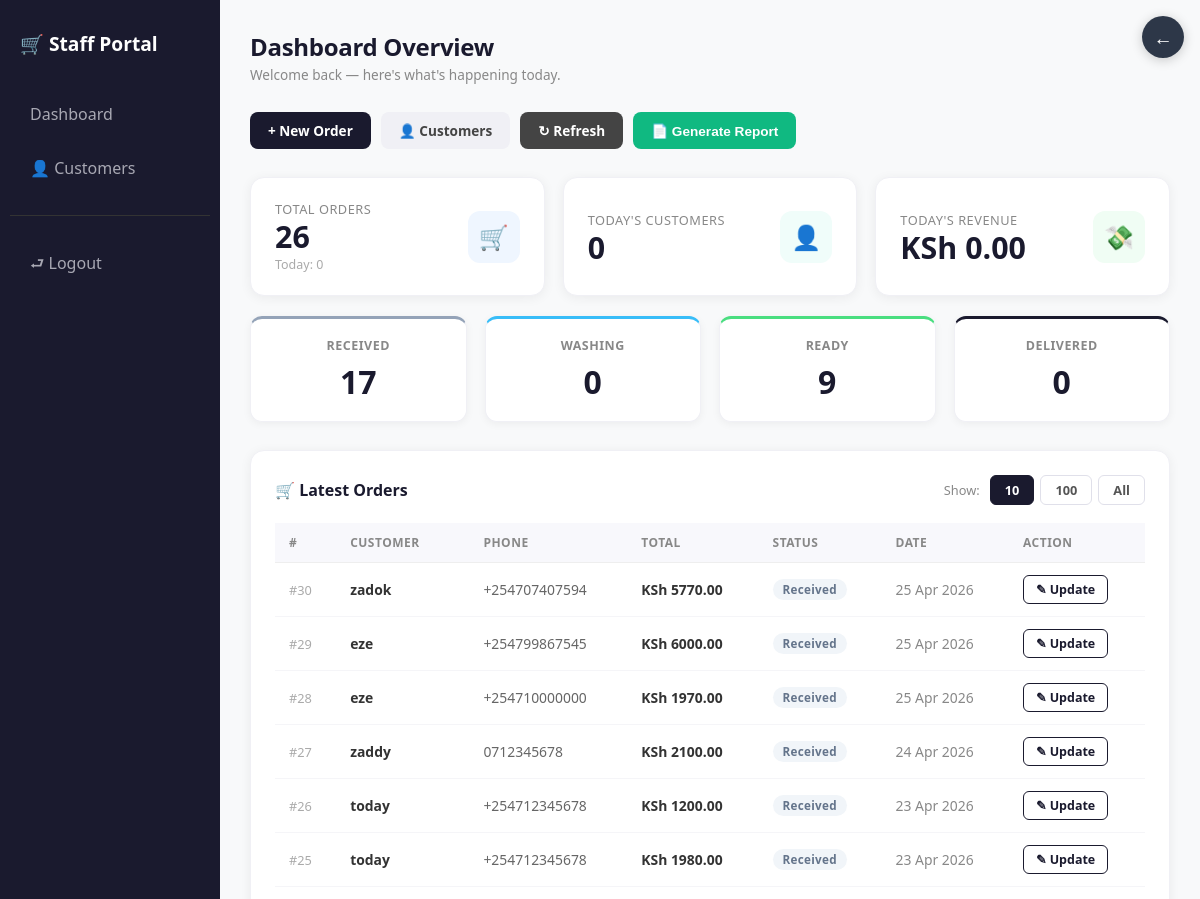
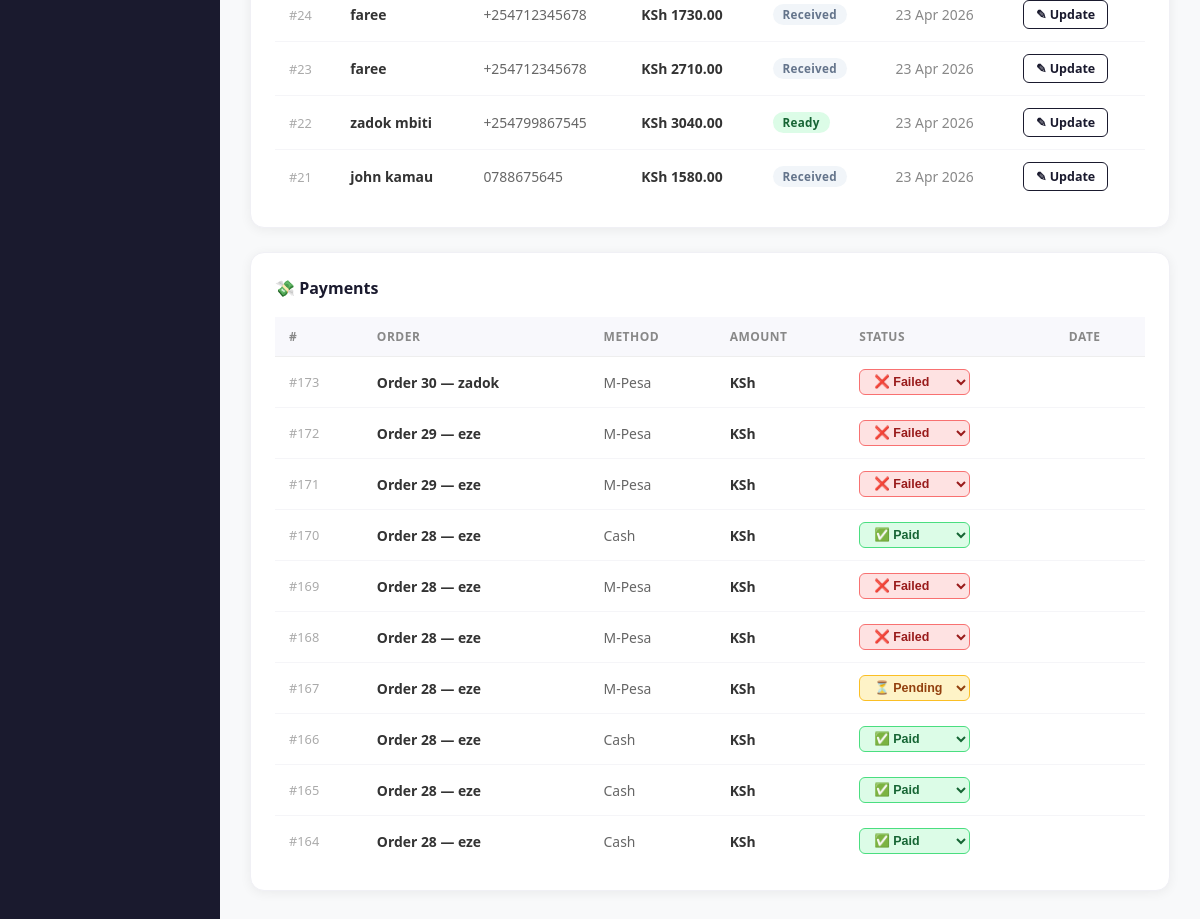
/staff/dashboard/ (signed in), run on an earlier commit of the app's database (2 pictures, top to bottom).
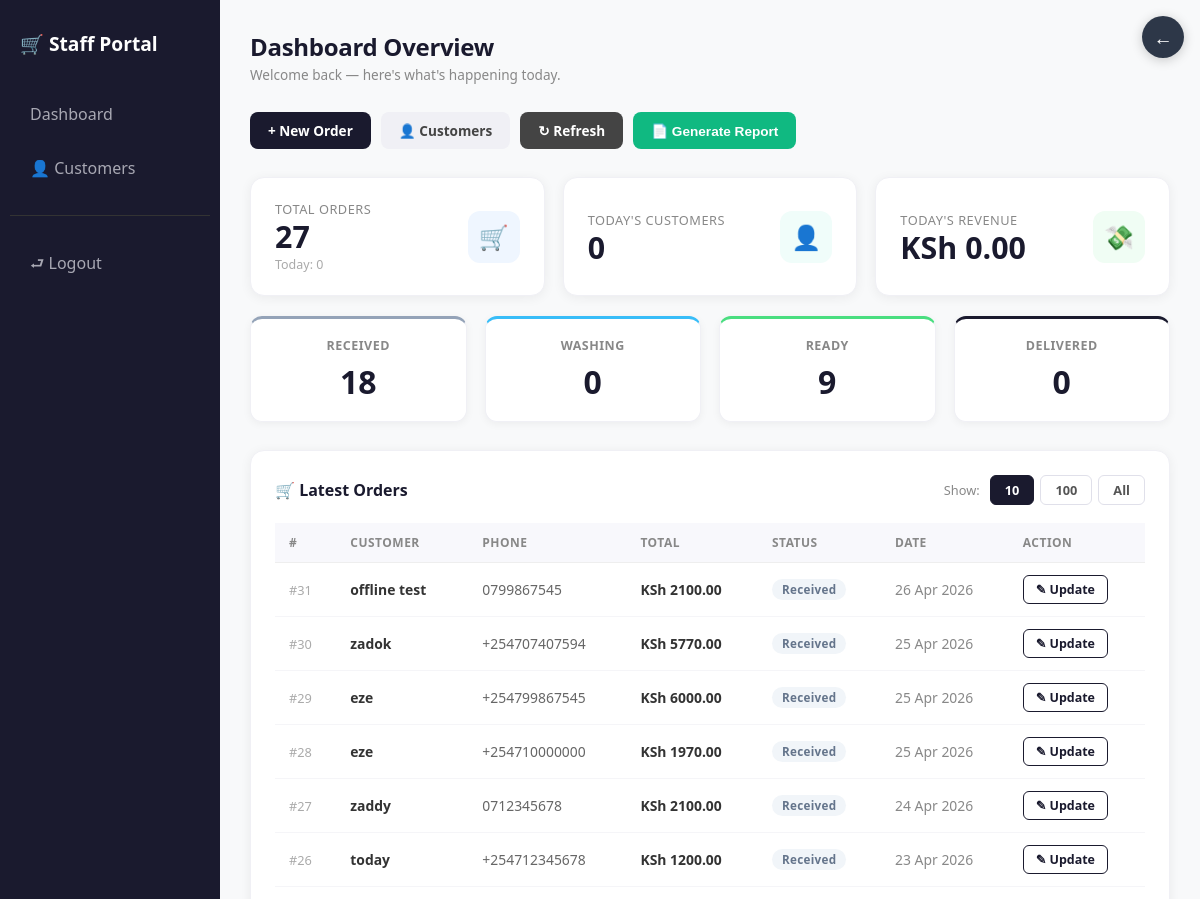
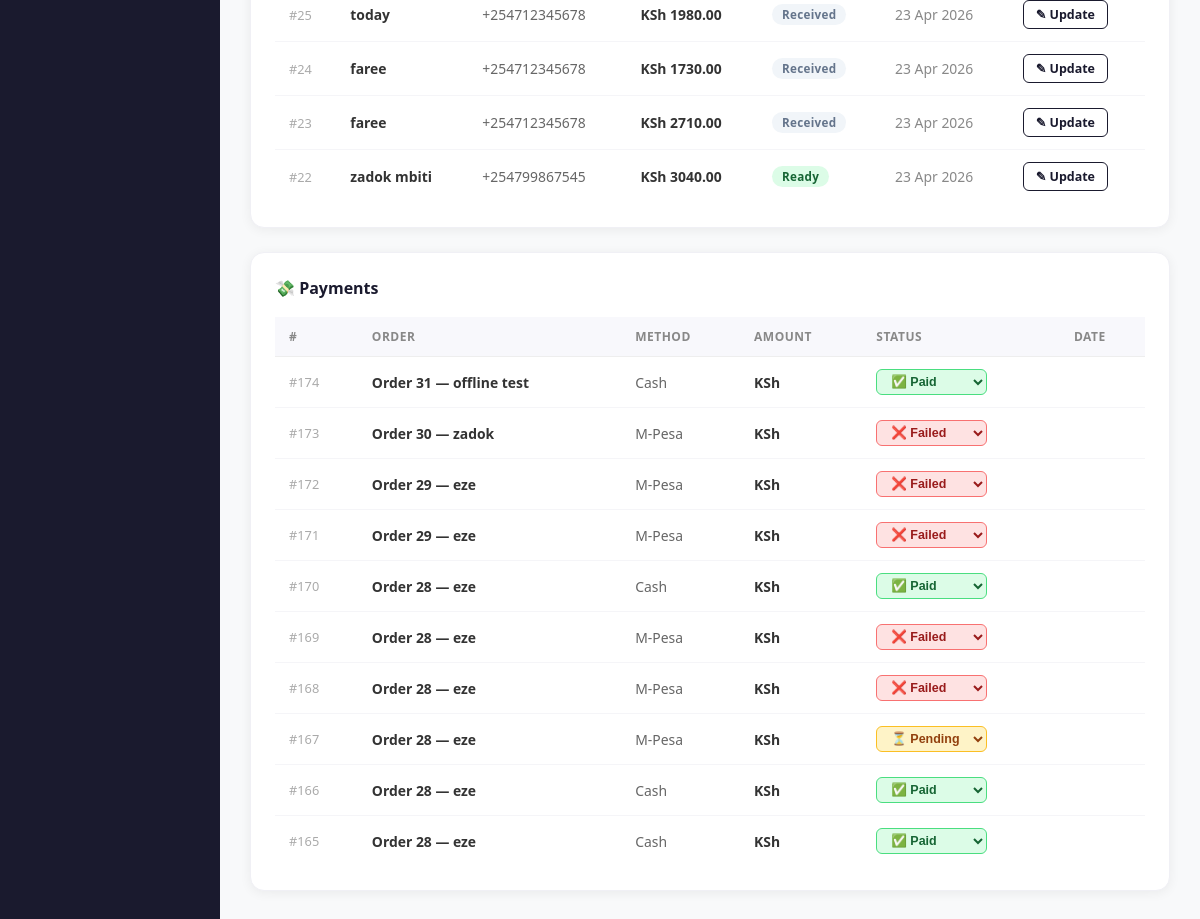
And on a later commit of the database (2 pictures, top to bottom).
### orders/models.py (models this page shows, shortened)
class Order(models.Model):
    STATUS_CHOICES = (
        ('received', 'Received'),
        ('washing', 'Washing'),
        ('drying', 'Drying'),
        ('ready', 'Ready for Pickup'),
        ('delivered', 'Delivered'),
    )
    customer_name = models.CharField(max_length=100)
    phone_number = models.CharField(max_length=13)
    status = models.CharField(
        max_length=20,
        choices=STATUS_CHOICES,
        default='received'
    )
    created_at = models.DateTimeField(auto_now_add=True)
    def total_price(self):
        total = Decimal('0.00')
        try:
            for item in self.items.select_related('service').all():
                try:
                    total += item.total_price()
                except (InvalidOperation, TypeError, ValueError, Exception):
                    continue
        except Exception:
            return Decimal('0.00')
        return total

class OrderItem(models.Model):
    order = models.ForeignKey(
        Order,
        related_name='items',
        on_delete=models.CASCADE
    )
    service = models.ForeignKey(
        Service,
        on_delete=models.CASCADE
    )
    quantity = models.PositiveIntegerField(default=1)
    price = models.DecimalField(max_digits=20, decimal_places=2, default=0)
    def total_price(self):
        try:
            return Decimal(str(self.service.price)) * self.quantity
        except (InvalidOperation, TypeError, ValueError, AttributeError):
            return Decimal('0.00')

### services/models.py (models this page shows, shortened)
class Service(models.Model):
    name = models.CharField(max_length=100)
    description = models.TextField(default="No description")
    price = models.DecimalField(max_digits=8, decimal_places=2)

### payments/models.py (models this page shows, shortened)
class Payment(models.Model):
    PAYMENT_METHOD_CHOICES = [
        ('CASH', 'Cash'),
        ('MPESA', 'M-Pesa'),
    ]
    STATUS_CHOICES = [
        ('pending', 'Pending'),
        ('paid', 'Paid'),
        ('failed', 'Failed'),
    ]
    order = models.ForeignKey('orders.Order', on_delete=models.CASCADE)
    payment_method = models.CharField(max_length=10, choices=PAYMENT_METHOD_CHOICES)
    phone_number = models.CharField(max_length=15, blank=True)
    checkout_request_id = models.CharField(max_length=100, blank=True)
    status = models.CharField(max_length=20, choices=STATUS_CHOICES, default='pending')
    created_at = models.DateTimeField(auto_now_add=True)

### staff/views.py (the view)
# urls.py: path("staff/dashboard/", views.staff_dashboard, name="staff_dashboard"),
@login_required(login_url='staff_login')
def staff_dashboard(request):
    limit = request.GET.get('limit', '10')
    all_orders = Order.objects.all().order_by('-created_at')
    all_payments = Payment.objects.all().order_by('-created_at')
    today = timezone.now().date()
    total_customers = Order.objects.filter(
        created_at__date=today
    ).values('phone_number').distinct().count()
    received_orders = all_orders.filter(status='received').count()
    washing_orders = all_orders.filter(status='washing').count()
    ready_orders = all_orders.filter(status='ready').count()
    delivered_orders = all_orders.filter(status='delivered').count()
    paid_order_ids = all_payments.filter(
        status='paid',
        created_at__date=today
    ).values_list('order_id', flat=True)
    today_revenue = sum(
        Order.objects.get(id=oid).total_price()
        for oid in paid_order_ids
        if Order.objects.filter(id=oid).exists()
    ) or Decimal('0.00')
    orders = all_orders
    payments = all_payments
    if limit != 'all':
        try:
            limit_int = int(limit)
            orders = all_orders[:limit_int]
            payments = all_payments[:limit_int]
        except ValueError:
            orders = all_orders[:10]
            payments = all_payments[:10]
            limit = '10'
    context = {
        'orders': orders,
        'payments': payments,
        'limit': limit,
        'total_orders': all_orders.count(),
        'today_orders': all_orders.filter(created_at__date=today).count(),
        'total_customers': total_customers,
        'today_revenue': today_revenue,
        'pending_payments': all_payments.filter(status='pending').count(),
        'received_orders': received_orders,
        'washing_orders': washing_orders,
        'ready_orders': ready_orders,
        'delivered_orders': delivered_orders,
    }
    return render(request, 'staff/dashboard.html', context)

### staff/templates/staff/dashboard.html (shortened to what the changed rows need)
{% extends 'staff/base.html' %}
{% block content %}
<div class="stats-grid">
    <div class="stat-card">
        <div class="info">
            <p>Total Orders</p>
            <h3>{{ total_orders }}</h3>
            <small>Today: {{ today_orders }}</small>
        </div>
    </div>
</div>
<div class="status-grid">
    <div class="status-card received">
        <p>Received</p>
        <h4>{{ received_orders }}</h4>
    </div>
</div>
<div class="table-card">
    <div class="table-wrap">
        <table class="data-table">
            <thead>
                <tr>
                    <th>#</th>
                    <th>Customer</th>
                    <th>Phone</th>
                    <th>Total</th>
                    <th>Status</th>
                    <th>Date</th>
                    <th>Action</th>
                </tr>
            </thead>
            <tbody>
                {% for order in orders %}
                <tr>
                    <td style="color:#aaa;font-size:0.8rem;">#{{ order.id }}</td>
                    <td style="font-weight:600;">{{ order.customer_name }}</td>
                    <td style="color:#666;">{{ order.phone_number }}</td>
                    <td style="font-weight:600;">KSh {{ order.total_price }}</td>
                    <td>
                        {% if order.status == 'received' %}
                            <span class="badge badge-received">Received</span>
                        {% elif order.status == 'washing' %}
                            <span class="badge badge-washing">Washing</span>
                        {% elif order.status == 'drying' %}
                            <span class="badge badge-drying">Drying</span>
                        {% elif order.status == 'ready' %}
                            <span class="badge badge-ready">Ready</span>
                        {% elif order.status == 'delivered' %}
                            <span class="badge badge-delivered">Delivered</span>
                        {% endif %}
                    </td>
                    <td style="color:#888;">{{ order.created_at|date:"d M Y" }}</td>
                    <td>
                        <a href="{% url 'update_order' order.id %}" class="btn-update">&#9998; Update</a>
                    </td>
                </tr>
                {% empty %}
                <tr class="empty-row"><td colspan="7">No orders yet.</td></tr>
                {% endfor %}
            </tbody>
        </table>
    </div>
</div>
<div class="table-card">
    <div class="table-wrap">
        <table class="data-table">
            <thead>
                <tr>
                    <th>#</th>
                    <th>Order</th>
                    <th>Method</th>
                    <th>Amount</th>
                    <th>Status</th>
                    <th>Date</th>
                </tr>
            </thead>
            <tbody>
                {% for payment in payments %}
                <tr>
                    <td style="color:#aaa;font-size:0.8rem;">#{{ payment.id }}</td>
                    <td style="font-weight:600;">Order {{ payment.order.id }} — {{ payment.order.customer_name }}</td>
                    <td style="color:#666;">{{ payment.get_payment_method_display }}</td>
                    <td style="font-weight:600;">KSh {{ payment.amount }}</td>
                    <td>
                        <form method="post" action="{% url 'payments:update_payment_status' payment.id %}">
                            <select name="status" onchange="this.form.submit()"
                                    class="pay-select {{ payment.status }}">
                                <option value="paid"    {% if payment.status == 'paid' %}selected{% endif %}>✅ Paid</option>
                                <option value="pending" {% if payment.status == 'pending' %}selected{% endif %}>⏳ Pending</option>
                                <option value="failed"  {% if payment.status == 'failed' %}selected{% endif %}>❌ Failed</option>
                            </select>
                        </form>
                    </td>
                    <td style="color:#888;">{{ payment.paid_at|date:"d M Y" }}</td>
                </tr>
                {% empty %}
                <tr class="empty-row"><td colspan="6">No payments yet.</td></tr>
                {% endfor %}
            </tbody>
        </table>
    </div>
</div>
{% endblock %}

What changed in the data, as far as the page shows it:
no longer on this page (row unchanged): Order: id "21", customer_name "john kamau", phone_number "0788675645", total_price "1580.00", status "Received", created_at "23 Apr 2026"
no longer on this page (row unchanged): Payment: id "164", order.id "28", order.customer_name "eze", payment_method "Cash", status "✅ Paid"
added Order: id "31", customer_name "offline test", phone_number "0799867545", total_price "2100.00", status "Received", created_at "26 Apr 2026"
added Payment: id "174", order.id "31", order.customer_name "offline test", payment_method "Cash", status "✅ Paid"
Also different on the page:
{{ total_orders }}: "26" → "27"
{{ received_orders }}: "17" → "18"
